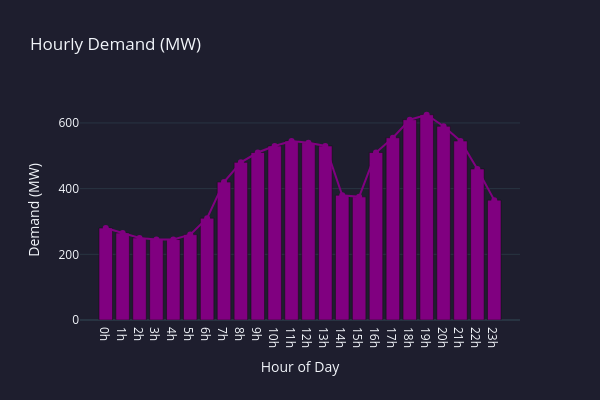

The code cell stored with this chart in its notebook:
### Code cell
plot_hourly(demand, title="Hourly Demand (MW)", yaxis_title="Demand (MW)", color='purple')

### Figure 1 — Plotly figure (JSON) as saved in the notebook; plotly's stock layout.template omitted (floating-point values rounded to 4 significant figures)
{"data": [{"marker": {"color": "purple"}, "type": "bar", "x": ["0h", "1h", "2h", "3h", "4h", "5h", "6h", "7h", "8h", "9h", "10h", "11h", "12h", "13h", "14h", "15h", "16h", "17h", "18h", "19h", "20h", "21h", "22h", "23h"], "y": [280, 265, 250, 245, 245, 260, 310, 420, 480, 510, 530, 545, 540, 530, 380, 375, 510, 555, 610, 625, 590, 545, 460, 365]}, {"line": {"color": "purple"}, "mode": "lines+markers", "type": "scatter", "x": ["0h", "1h", "2h", "3h", "4h", "5h", "6h", "7h", "8h", "9h", "10h", "11h", "12h", "13h", "14h", "15h", "16h", "17h", "18h", "19h", "20h", "21h", "22h", "23h"], "y": [280, 265, 250, 245, 245, 260, 310, 420, 480, 510, 530, 545, 540, 530, 380, 375, 510, 555, 610, 625, 590, 545, 460, 365]}], "layout": {"height": 400, "paper_bgcolor": "#1e1e2e", "plot_bgcolor": "#1e1e2e", "showlegend": false, "title": {"text": "Hourly Demand (MW)"}, "width": 600, "xaxis": {"dtick": 1, "tick0": 0, "tickmode": "linear", "title": {"text": "Hour of Day"}}, "yaxis": {"title": {"text": "Demand (MW)"}}}}
